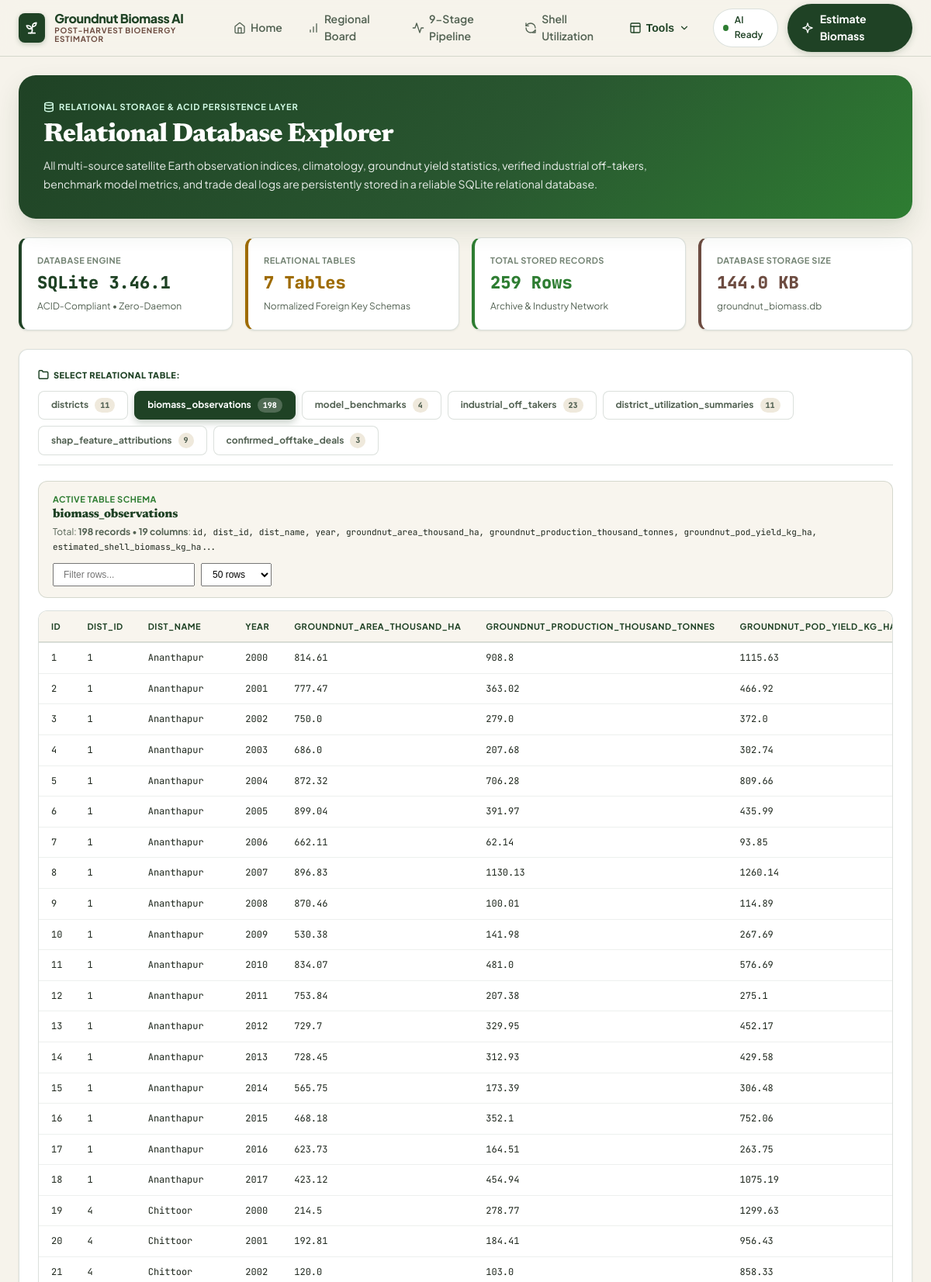
The page /database (upper part) on the database its author committed.
### tables this page shows
CREATE TABLE biomass_observations (
        id INTEGER PRIMARY KEY AUTOINCREMENT,
        dist_id INTEGER REFERENCES districts(id) ON DELETE CASCADE,
        dist_name TEXT NOT NULL,
        year INTEGER NOT NULL,
        groundnut_area_thousand_ha REAL,
        groundnut_production_thousand_tonnes REAL,
        groundnut_pod_yield_kg_ha REAL,
        estimated_shell_biomass_kg_ha REAL NOT NULL,
        total_shell_biomass_tonnes REAL,
        mean_temperature_c REAL NOT NULL,
        mean_relative_humidity_pct REAL NOT NULL,
        mean_root_zone_soil_wetness REAL NOT NULL,
        annual_precipitation_mm REAL NOT NULL,
        mean_ndvi REAL NOT NULL,
        mean_evi REAL NOT NULL,
        ndvi_std REAL NOT NULL,
        evi_std REAL NOT NULL,
        valid_observations INTEGER NOT NULL,
        created_at TIMESTAMP DEFAULT CURRENT_TIMESTAMP,
        UNIQUE(dist_name, year)
    );

### app/app.py (the view)
@app.route("/database", methods=["GET", "POST"])
def database_explorer():
    selected_table = request.values.get("table", "biomass_observations")
    try:
        limit = int(request.values.get("limit", 50))
    except ValueError:
        limit = 50
    search = request.values.get("search", "").strip()
    db_stats = get_database_statistics()
    table_names = [t["table_name"] for t in db_stats["table_stats"]]
    if selected_table not in table_names:
        selected_table = "biomass_observations"
    rows = query_table(selected_table, limit=limit, search=search if search else None)
    current_table_info = next((t for t in db_stats["table_stats"] if t["table_name"] == selected_table), None)
    return render_template(
        "database.html",
        active_page="database",
        db_stats=db_stats,
        selected_table=selected_table,
        current_table_info=current_table_info,
        rows=rows,
        limit=limit,
        search=search
    )

### app/templates/database.html (shortened to what this page needs)
{% extends "base.html" %}
{% block content %}
<div class="content-container">
    <div class="db-hero">
        <div style="font-size: 11px; font-weight: 700; color: #D1FAE5; text-transform: uppercase; letter-spacing: 0.8px; margin-bottom: var(--space-2); display: flex; align-items: center; gap: 6px;">
            <svg width="14" height="14" viewBox="0 0 24 24" fill="none" stroke="currentColor" stroke-width="2.5" stroke-linecap="round" stroke-linejoin="round">
                <ellipse cx="12" cy="5" rx="9" ry="3"/>
                <path d="M3 5V19A9 3 0 0 0 21 19V5"/>
                <path d="M3 12A9 3 0 0 0 21 12"/>
            </svg>
            Relational Storage &amp; ACID Persistence Layer
        </div>
        <h1 style="font-family: var(--font-display); font-size: clamp(1.6rem, 2.8vw, 2.2rem); font-weight: 800; margin-bottom: var(--space-2); letter-spacing: -0.02em; color: #FFFFFF;">
            Relational Database Explorer
        </h1>
        <p style="font-size: var(--text-sm); color: rgba(255, 255, 255, 0.9); max-width: 820px; line-height: var(--leading-relaxed);">
            All multi-source satellite Earth observation indices, climatology, groundnut yield statistics, verified industrial off-takers, benchmark model metrics, and trade deal logs are persistently stored in a reliable SQLite relational database.
        </p>
    </div>
    <div class="kpi-row">
        <div class="kpi-stat-card" style="border-left: 4px solid var(--color-green-primary);">
            <div style="font-size: 11px; font-weight: 700; color: var(--color-text-subtle); text-transform: uppercase; letter-spacing: 0.5px;">Database Engine</div>
            <div style="font-size: 22px; font-weight: 800; color: var(--color-green-primary); margin: 4px 0; font-family: var(--font-mono);">SQLite {{ db_stats.sqlite_version }}</div>
            <div style="font-size: var(--text-xs); color: var(--color-text-muted);">ACID-Compliant &bull; Zero-Daemon</div>
        </div>
        <div class="kpi-stat-card" style="border-left: 4px solid var(--color-gold);">
            <div style="font-size: 11px; font-weight: 700; color: var(--color-text-subtle); text-transform: uppercase; letter-spacing: 0.5px;">Relational Tables</div>
            <div style="font-size: 22px; font-weight: 800; color: var(--color-gold); margin: 4px 0; font-family: var(--font-mono);">{{ db_stats.total_tables }} Tables</div>
            <div style="font-size: var(--text-xs); color: var(--color-text-muted);">Normalized Foreign Key Schemas</div>
        </div>
        <div class="kpi-stat-card" style="border-left: 4px solid var(--color-green-accent);">
            <div style="font-size: 11px; font-weight: 700; color: var(--color-text-subtle); text-transform: uppercase; letter-spacing: 0.5px;">Total Stored Records</div>
            <div style="font-size: 22px; font-weight: 800; color: var(--color-green-accent); margin: 4px 0; font-family: var(--font-mono);">
                {{ db_stats.table_stats|sum(attribute='row_count') }} Rows
            </div>
            <div style="font-size: var(--text-xs); color: var(--color-text-muted);">Archive &amp; Industry Network</div>
        </div>
        <div class="kpi-stat-card" style="border-left: 4px solid var(--color-brown);">
            <div style="font-size: 11px; font-weight: 700; color: var(--color-text-subtle); text-transform: uppercase; letter-spacing: 0.5px;">Database Storage Size</div>
            <div style="font-size: 22px; font-weight: 800; color: var(--color-brown); margin: 4px 0; font-family: var(--font-mono);">{{ db_stats.size_kb }} KB</div>
            <div style="font-size: var(--text-xs); color: var(--color-text-muted); text-overflow: ellipsis; overflow: hidden; white-space: nowrap;">
                groundnut_biomass.db
            </div>
        </div>
    </div>
    <div class="card" style="margin-bottom: var(--space-8);">
        <div style="font-size: 11px; font-weight: 800; color: var(--color-green-primary); text-transform: uppercase; letter-spacing: 0.5px; margin-bottom: var(--space-3); display: flex; align-items: center; gap: 6px;">
            <svg width="14" height="14" viewBox="0 0 24 24" fill="none" stroke="currentColor" stroke-width="2.5" stroke-linecap="round" stroke-linejoin="round">
                <path d="M22 19a2 2 0 0 1-2 2H4a2 2 0 0 1-2-2V5a2 2 0 0 1 2-2h5l2 3h9a2 2 0 0 1 2 2z"/>
            </svg>
            Select Relational Table:
        </div>
        <div class="table-tabs-wrap">
            {% for t in db_stats.table_stats %}
            <a href="/database?table={{ t.table_name }}" class="table-tab-btn {% if t.table_name == selected_table %}active{% endif %}">
                <span>{{ t.table_name }}</span>
                <span class="db-count-badge">{{ t.row_count }}</span>
            </a>
            {% endfor %}
        </div>
        {% if current_table_info %}
        <div style="background: var(--color-surface-muted); border: 1px solid var(--color-border); border-radius: var(--radius); padding: 14px 18px; margin-bottom: var(--space-4); display: flex; justify-content: space-between; align-items: center; flex-wrap: wrap; gap: var(--space-3);">
            <div>
                <div style="font-size: 11px; font-weight: 700; color: var(--color-green-accent); text-transform: uppercase; letter-spacing: 0.5px;">
                    Active Table Schema
                </div>
                <h3 style="font-size: var(--text-base); font-weight: 800; color: var(--color-green-primary); margin: 2px 0;">
                    {{ current_table_info.table_name }}
                </h3>
                <div style="font-size: var(--text-xs); color: var(--color-text-muted); margin-top: 4px;">
                    Total: <strong>{{ current_table_info.row_count }} records</strong> &bull; <strong>{{ current_table_info.column_count }} columns</strong>:
                    <span style="font-family: var(--font-mono); font-size: 11px; color: var(--color-text);">
                        {{ current_table_info.columns[:8]|join(', ') }}{% if current_table_info.columns|length > 8 %}...{% endif %}
                    </span>
                </div>
            </div>
            <form method="GET" action="/database" style="display: flex; gap: 8px; align-items: center; flex-wrap: wrap;">
                <input type="text" name="search" value="{{ search }}" placeholder="Filter rows..." class="form-input" style="padding: 6px 12px; font-size: var(--text-xs); min-width: 150px;">
                <select name="limit" onchange="this.form.submit()" class="form-input" style="padding: 6px 10px; font-size: var(--text-xs);">
                    <option value="50" {% if limit == 50 %}selected{% endif %}>50 rows</option>
                </select>
            </form>
        </div>
        {% endif %}
        {% if rows %}
        <div class="table-scroll-container">
            <table class="db-data-table">
                <thead>
                    <tr>
                        {% for col in current_table_info.columns %}
                            <th>{{ col }}</th>
                        {% endfor %}
                    </tr>
                </thead>
                <tbody>
                    {% for r in rows %}
                    <tr>
                        {% for col in current_table_info.columns %}
                            <td>
                                {% if r[col] is none %}
                                    <span style="color: var(--color-text-subtle); font-style: italic;">NULL</span>
                                {% elif r[col]|string|length > 50 %}
                                    <span title="{{ r[col] }}">{{ r[col]|string|truncate(45) }}</span>
                                {% else %}
                                    {{ r[col] }}
                                {% endif %}
                            </td>
                        {% endfor %}
                    </tr>
                    {% endfor %}
                </tbody>
            </table>
        </div>
        {% else %}
        <div style="text-align: center; padding: 40px 20px; color: var(--color-text-muted); font-size: var(--text-sm);">
            No records found in table <strong>{{ selected_table }}</strong>.
        </div>
        {% endif %}
    </div>
</div>
{% endblock %}

### app/templates/base.html (shortened to what this page needs)
<!DOCTYPE html>
<html lang="en">
<head>
    <link rel="stylesheet" href="/static/css/design-system.css">
</head>
<body>
    <header class="site-header" id="siteHeader">
        <div class="site-container">
            <div class="navbar-inner">
                <a href="/" class="navbar-brand" aria-label="Groundnut Biomass AI Home">
                    <div class="navbar-brand-icon" aria-hidden="true">
                        <svg class="icon-svg icon-md" viewBox="0 0 24 24">
                            <path d="M7 20h10"/>
                            <path d="M10 20c5.5-2.5.8-6.4 3-10"/>
                            <path d="M9.5 9.4c1.1.8 1.8 2.2 2.3 3.7-2 .4-3.5.4-4.8-.3-1.2-.6-2.3-1.9-3-4.2 2.8-.5 4.4.1 5.5.8z"/>
                            <path d="M14.1 6a7 7 0 0 0-1.1 4c1.9-.1 3.3-.6 4.3-1.4 1-1 1.6-2.3 1.7-4.6-2.7.1-4 1-4.9 2z"/>
                        </svg>
                    </div>
                    <div class="brand-text-wrap">
                        <span class="brand-title">Groundnut Biomass AI</span>
                        <span class="brand-subtitle">Post-Harvest Bioenergy Estimator</span>
                    </div>
                </a>
                <nav aria-label="Main Navigation">
                    <ul class="nav-links">
                        <li>
                            <a href="/" class="nav-link {% if active_page == 'home' %}active{% endif %}">
                                <svg class="icon-svg icon-sm" viewBox="0 0 24 24" aria-hidden="true">
                                    <path d="m3 9 9-7 9 7v11a2 2 0 0 1-2 2H5a2 2 0 0 1-2-2z"/>
                                    <polyline points="9 22 9 12 15 12 15 22"/>
                                </svg>
                                <span>Home</span>
                            </a>
                        </li>
                        <li>
                            <a href="/#regional" class="nav-link">
                                <svg class="icon-svg icon-sm" viewBox="0 0 24 24" aria-hidden="true">
                                    <line x1="12" x2="12" y1="20" y2="10"/>
                                    <line x1="18" x2="18" y1="20" y2="4"/>
                                    <line x1="6" x2="6" y1="20" y2="16"/>
                                </svg>
                                <span>Regional Board</span>
                            </a>
                        </li>
                        <li>
                            <a href="/#methodology" class="nav-link">
                                <svg class="icon-svg icon-sm" viewBox="0 0 24 24" aria-hidden="true">
                                    <path d="M22 12h-4l-3 9L9 3l-3 9H2"/>
                                </svg>
                                <span>9-Stage Pipeline</span>
                            </a>
                        </li>
                        <li>
                            <a href="/#about" class="nav-link">
                                <svg class="icon-svg icon-sm" viewBox="0 0 24 24" aria-hidden="true">
                                    <path d="M21 12a9 9 0 0 0-9-9 9.75 9.75 0 0 0-6.74 2.74L3 8"/>
                                    <path d="M3 3v5h5"/>
                                    <path d="M3 12a9 9 0 0 0 9 9 9.75 9.75 0 0 0 6.74-2.74L21 16"/>
                                    <path d="M16 21h5v-5"/>
                                </svg>
                                <span>Shell Utilization</span>
                            </a>
                        </li>
                        <li class="nav-dropdown-wrap">
                            <button type="button" class="nav-link {% if active_page in ['predict', 'marketplace', 'comparison', 'xai', 'historical', 'database'] %}active{% endif %}" aria-haspopup="true" aria-expanded="false" id="desktopToolsBtn" style="background: none; border: none; cursor: pointer;">
                                <svg class="icon-svg icon-sm" viewBox="0 0 24 24" aria-hidden="true">
                                    <rect width="18" height="18" x="3" y="3" rx="2"/>
                                    <path d="M3 9h18"/><path d="M9 21V9"/>
                                </svg>
                                <span>Tools</span>
                                <svg class="icon-svg icon-xs" viewBox="0 0 24 24" aria-hidden="true"><path d="m6 9 6 6 6-6"/></svg>
                            </button>
                        </li>
                    </ul>
                </nav>
                <div style="display: flex; align-items: center; gap: 12px;">
                    <div class="status-pill d-none-mobile">
                        <span class="status-beacon-live" aria-hidden="true"></span>
                        <span>AI Ready</span>
                    </div>
                    <a href="/predict" class="nav-cta-btn" id="navEstimateBtn">
                        <svg class="icon-svg icon-sm" viewBox="0 0 24 24" aria-hidden="true">
                            <path d="m12 3-1.9 5.8a2 2 0 0 1-1.3 1.3L3 12l5.8 1.9a2 2 0 0 1 1.3 1.3L12 21l1.9-5.8a2 2 0 0 1 1.3-1.3L21 12l-5.8-1.9a2 2 0 0 1-1.3-1.3Z"/>
                        </svg>
                        <span>Estimate Biomass</span>
                    </a>
                </div>
            </div>
        </div>
    </header>
    <main class="site-container" style="flex: 1; padding-top: var(--space-6); padding-bottom: var(--space-12);">
        {% block content %}{% endblock %}
    </main>
</body>
</html>

### rows shown on the page
biomass_observations: id "1" "1" "Ananthapur" "2000" "814.61" "908.8" "1115.63"
biomass_observations: id "2" "1" "Ananthapur" "2001" "777.47" "363.02" "466.92"
biomass_observations: id "3" "1" "Ananthapur" "2002" "750.0" "279.0" "372.0"
biomass_observations: id "4" "1" "Ananthapur" "2003" "686.0" "207.68" "302.74"
biomass_observations: id "5" "1" "Ananthapur" "2004" "872.32" "706.28" "809.66"
biomass_observations: id "6" "1" "Ananthapur" "2005" "899.04" "391.97" "435.99"
biomass_observations: id "7" "1" "Ananthapur" "2006" "662.11" "62.14" "93.85"
biomass_observations: id "8" "1" "Ananthapur" "2007" "896.83" "1130.13" "1260.14"
biomass_observations: id "9" "1" "Ananthapur" "2008" "870.46" "100.01" "114.89"
biomass_observations: id "10" "1" "Ananthapur" "2009" "530.38" "141.98" "267.69"
biomass_observations: id "11" "1" "Ananthapur" "2010" "834.07" "481.0" "576.69"
biomass_observations: id "12" "1" "Ananthapur" "2011" "753.84" "207.38" "275.1"
biomass_observations: id "13" "1" "Ananthapur" "2012" "729.7" "329.95" "452.17"
biomass_observations: id "14" "1" "Ananthapur" "2013" "728.45" "312.93" "429.58"
biomass_observations: id "15" "1" "Ananthapur" "2014" "565.75" "173.39" "306.48"
biomass_observations: id "16" "1" "Ananthapur" "2015" "468.18" "352.1" "752.06"
biomass_observations: id "17" "1" "Ananthapur" "2016" "623.73" "164.51" "263.75"
biomass_observations: id "18" "1" "Ananthapur" "2017" "423.12" "454.94" "1075.19"
biomass_observations: id "19" "4" "Chittoor" "2000" "214.5" "278.77" "1299.63"
biomass_observations: id "20" "4" "Chittoor" "2001" "192.81" "184.41" "956.43"
biomass_observations: id "21" "4" "Chittoor" "2002" "120.0" "103.0" "858.33"

### other values the page prints
{{ db_stats.sqlite_version }} "3.46.1"
{{ db_stats.total_tables }} "7"
{{ db_stats.table_stats|sum(attribute='row_count') }} "259"
{{ db_stats.size_kb }} "144.0"
{{ t.table_name }} "districts" "biomass_observations" "model_benchmarks" "industrial_off_takers" "district_utilization_summaries" "shap_feature_attributions" "confirmed_offtake_deals"
{{ t.row_count }} "11" "198" "4" "23" "11" "9" "3"
{{ current_table_info.table_name }} "biomass_observations"
{{ current_table_info.row_count }} "198"
{{ current_table_info.column_count }} "19"
{{ current_table_info.columns[:8]|join(', ') }} "id, dist_id, dist_name, year, groundnut_area_thousand_ha, groundnut_production_thousand_tonnes, groundnut_pod_yield_kg_ha, estimated_shell_biomass_kg_ha"
{{ col }} "ID" "DIST_ID" "DIST_NAME" "YEAR" "GROUNDNUT_AREA_THOUSAND_HA" "GROUNDNUT_PRODUCTION_THOUSAND_TONNES"
